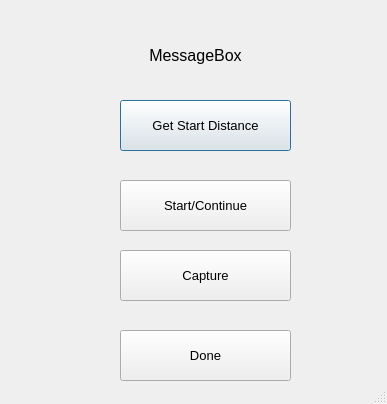
<?xml version="1.0" encoding="UTF-8"?>
<ui version="4.0">
 <class>Dialog</class>
 <widget class="QDialog" name="Dialog">
  <property name="geometry">
   <rect>
    <x>0</x>
    <y>0</y>
    <width>387</width>
    <height>404</height>
   </rect>
  </property>
  <property name="windowTitle">
   <string>Control</string>
  </property>
  <property name="sizeGripEnabled">
   <bool>true</bool>
  </property>
  <property name="modal">
   <bool>false</bool>
  </property>
  <widget class="QPushButton" name="pushButton">
   <property name="geometry">
    <rect>
     <x>120</x>
     <y>100</y>
     <width>171</width>
     <height>51</height>
    </rect>
   </property>
   <property name="font">
    <font>
     <pointsize>10</pointsize>
    </font>
   </property>
   <property name="text">
    <string>Get Start Distance</string>
   </property>
  </widget>
  <widget class="QPushButton" name="pushButton_2">
   <property name="geometry">
    <rect>
     <x>120</x>
     <y>180</y>
     <width>171</width>
     <height>51</height>
    </rect>
   </property>
   <property name="font">
    <font>
     <pointsize>10</pointsize>
    </font>
   </property>
   <property name="text">
    <string>Start/Continue</string>
   </property>
  </widget>
  <widget class="QPushButton" name="pushButton_3">
   <property name="geometry">
    <rect>
     <x>120</x>
     <y>330</y>
     <width>171</width>
     <height>51</height>
    </rect>
   </property>
   <property name="font">
    <font>
     <pointsize>10</pointsize>
    </font>
   </property>
   <property name="text">
    <string>Done</string>
   </property>
  </widget>
  <widget class="QPushButton" name="pushButton_4">
   <property name="geometry">
    <rect>
     <x>120</x>
     <y>250</y>
     <width>171</width>
     <height>51</height>
    </rect>
   </property>
   <property name="font">
    <font>
     <pointsize>10</pointsize>
    </font>
   </property>
   <property name="text">
    <string>Capture</string>
   </property>
  </widget>
  <widget class="QLabel" name="label">
   <property name="geometry">
    <rect>
     <x>20</x>
     <y>30</y>
     <width>351</width>
     <height>51</height>
    </rect>
   </property>
   <property name="sizePolicy">
    <sizepolicy hsizetype="Expanding" vsizetype="Expanding">
     <horstretch>2</horstretch>
     <verstretch>2</verstretch>
    </sizepolicy>
   </property>
   <property name="sizeIncrement">
    <size>
     <width>2</width>
     <height>2</height>
    </size>
   </property>
   <property name="font">
    <font>
     <family>MS Shell Dlg 2</family>
     <pointsize>12</pointsize>
     <weight>50</weight>
     <bold>false</bold>
    </font>
   </property>
   <property name="layoutDirection">
    <enum>Qt::LeftToRight</enum>
   </property>
   <property name="text">
    <string>MessageBox</string>
   </property>
   <property name="textFormat">
    <enum>Qt::RichText</enum>
   </property>
   <property name="alignment">
    <set>Qt::AlignCenter</set>
   </property>
   <property name="margin">
    <number>1</number>
   </property>
  </widget>
 </widget>
 <resources/>
 <connections/>
</ui>
